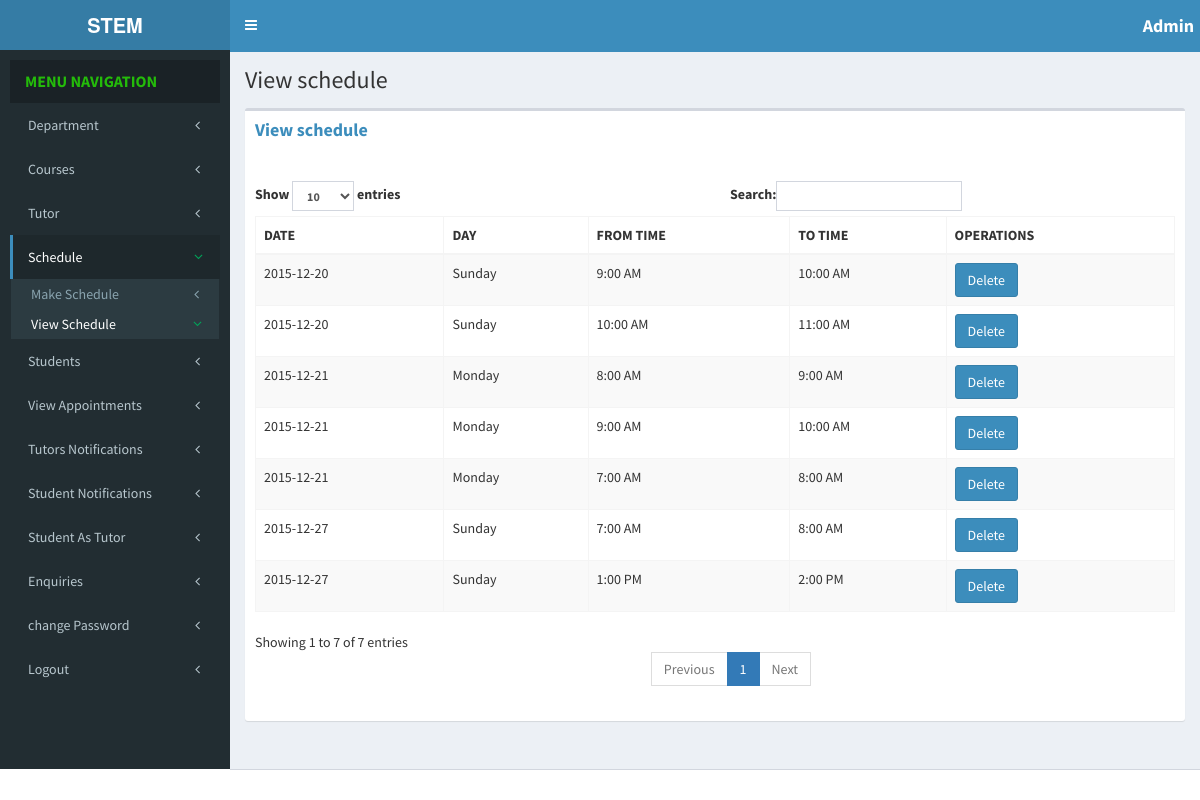
Screenshot of /STEM/admin/view_new_schedule.php (signed in) with the database file from the repository.
### tables this page shows
CREATE TABLE IF NOT EXISTS `schedule` (
  `id` int(11) NOT NULL AUTO_INCREMENT,
  `date_col` date NOT NULL DEFAULT '0000-00-00',
  `week_day` varchar(10) NOT NULL DEFAULT '0',
  `fhour` int(11) NOT NULL DEFAULT '0',
  `fminutes` int(11) NOT NULL DEFAULT '0',
  `fperiod` char(2) NOT NULL DEFAULT '0',
  `thour` int(11) NOT NULL DEFAULT '0',
  `tminutes` int(11) NOT NULL DEFAULT '0',
  `tperiod` char(2) NOT NULL DEFAULT '0',
  `status` varchar(50) DEFAULT NULL,
  PRIMARY KEY (`id`)
);

### STEM/admin/view_new_schedule.php (the view, shortened to what this page needs)
<!DOCTYPE html>
<html>
<head>
<link href="./bootstrap/css/bootstrap.min.css" rel="stylesheet" type="text/css" />
<link href="https://maxcdn.bootstrapcdn.com/font-awesome/4.3.0/css/font-awesome.min.css" rel="stylesheet" type="text/css" />
<link href="https://code.ionicframework.com/ionicons/2.0.1/css/ionicons.min.css" rel="stylesheet" type="text/css" />
<link href="./dist/css/AdminLTE.min.css" rel="stylesheet" type="text/css" />
<link href="./dist/css/skins/_all-skins.min.css" rel="stylesheet" type="text/css" /></head>
<body class="skin-blue sidebar-mini">
<div class="wrapper">
<header class="main-header">
<a href="#" class="logo"><span class="logo-mini"><b>Admin</b></span><span class="logo-lg"><b>STEM</b></span> </a>
<nav class="navbar navbar-static-top" role="navigation">
<a href="#" class="sidebar-toggle" data-toggle="offcanvas" role="button">
</a>
<div class="navbar-custom-menu">
<ul class="nav navbar-nav">
<li class="dropdown user user-menu">
<h4 style="color: white; padding: 6px;"><span class="logo-lg"><b>Admin</b></span> </h4>
</li>
</ul>
</div>
</nav>
</header>
<aside class="main-sidebar">
<section class="sidebar">
<div class="user-panel">
<ul class="sidebar-menu">
<li class="header">MENU NAVIGATION</li>
<li class="treeview">
<a href="#"><span>Department</span>
<i class="fa fa-angle-left pull-right"></i>
</a>
</li>
<li class="treeview">
 <a href="#">
<span>Courses </span>
<i class="fa fa-angle-left pull-right"></i>
</a>
</li>
<li class="treeview">
  <a href="#">
<span>Tutor</span><i class="fa fa-angle-left pull-right"></i>
  </a>
  </li>
<li class="treeview active">
  <a href="#">
<span>Schedule</span><i class="fa fa-angle-left pull-right  text-green"></i>
  </a>
  <ul class="treeview-menu">
  <li>
  	<a href="make_schedule.php">
  	<span>Make Schedule</span>
  	<i class="fa fa-angle-left pull-right"></i>
  	</a></li>
   <li  class="active">
<a href="view_schedule.php">
<span>View Schedule</span>
<i class="fa fa-angle-left pull-right  text-green"></i>
</a>
</li>
  </ul>
  </li>
<li class="treeview">
<a href="#">
<span>Students</span>
<i class="fa fa-angle-left pull-right"></i>
</a>
</li>
<li class="treeview ">
<a href="appointments.php">
<span>View Appointments</span>
<i class="fa fa-angle-left pull-right"></i>
</a>
</li>
<li class="treeview">
<a href="tutor_Notifications.php">
<span>Tutors Notifications</span>
<i class="fa fa-angle-left pull-right"></i>
</a>
</li>
<li class="treeview">
  <a href="#">
<span>Student Notifications</span><i class="fa fa-angle-left pull-right"></i>
  </a>
  </li>
<li class="treeview">
<a href="std_become_tutor.php">
<span>Student As Tutor</span>
<i class="fa fa-angle-left pull-right"></i>
</a>
</li>
<li class="treeview">
<a href="enquiries.php">
<span>Enquiries</span>
<i class="fa fa-angle-left pull-right"></i>
</a>
</li>
<li class="treeview">
<a href="changepass.php?action=admin">
<span>change Password</span>
<i class="fa fa-angle-left pull-right"></i>
</a>
</li>
<li class="treeview">
<a href="logout.php">
<span>Logout</span>
<i class="fa fa-angle-left pull-right"></i>
</a>
</li>
</ul>
</section>
</aside>
<div class="content-wrapper">
<section class="content-header">
<h1></i>
View schedule
</h1>
<ol class="breadcrumb">
</ol>
</section>
<section class="content">
<div class="row">
<div class="col-xs-12">
<div class="box">
<div class="box-header">
<h1 class="box-title">
<a></i><b>View schedule</b></a>
</h1>
</div>
<div class="box-body">
<h3 class="section-title" style="color:green;">
					</h3>
<table id="example1"  class="table table-bordered table-striped">
<thead>
<tr>
<th>DATE </th>
<th>DAY </th>
<th>FROM TIME</th>
<th>TO TIME</th>
<th>OPERATIONS </th>
</tr>
</thead>
<tbody>
<?php
$sql="select * from schedule";
$res=mysql_query($sql);
while($re=mysql_fetch_assoc($res))
{
	$dbFhour=$re['fhour'];
					$dbFmin=$re['fminutes'];
					$dbFperiod=$re['fperiod'];
					if($dbFmin<10){
						$dbFmin="0".$dbFmin;
					}
					$dbfhm=$dbFhour.":".$dbFmin." ".$dbFperiod;
					$dbThour=$re['thour'];
					$dbTmin=$re['tminutes'];
					if($dbTmin<10){
						$dbTmin="0".$dbTmin;
					}
					$dbTperiod=$re['tperiod'];
					$dbftm=$dbThour.":".$dbTmin." ".$dbTperiod;
					?>
				<tr>
<form action="edit_data.php" method="post">
<td><?=$re['date_col']?></td>
<td><?=$re['week_day']?></td>
<td><?=$dbfhm;?></td>
<td><?=$dbftm;?></td>
<td>
<a href="deleteCourseNotification.php?action=Subdelete&id=<?=$re['id']?>" class="btn btn-primary">Delete</a>
</td>
</tr>
<?php
}
?>
</tbody>
</table>
</div>
</div>
</div>
</div>
</section>
</div>
</div>
<footer class="main-footer">
</footer>
</body>
</html>

### rows the page displays
schedule: date_col "2015-12-20", week_day "Sunday", dbfhm "9:00 AM", dbftm "10:00 AM"
schedule: date_col "2015-12-20", week_day "Sunday", dbfhm "10:00 AM", dbftm "11:00 AM"
schedule: date_col "2015-12-21", week_day "Monday", dbfhm "8:00 AM", dbftm "9:00 AM"
schedule: date_col "2015-12-21", week_day "Monday", dbfhm "9:00 AM", dbftm "10:00 AM"
schedule: date_col "2015-12-27", week_day "Sunday", dbfhm "7:00 AM", dbftm "8:00 AM"
schedule: date_col "2015-12-21", week_day "Monday", dbfhm "7:00 AM", dbftm "8:00 AM"
schedule: date_col "2015-12-27", week_day "Sunday", dbfhm "1:00 PM", dbftm "2:00 PM"
